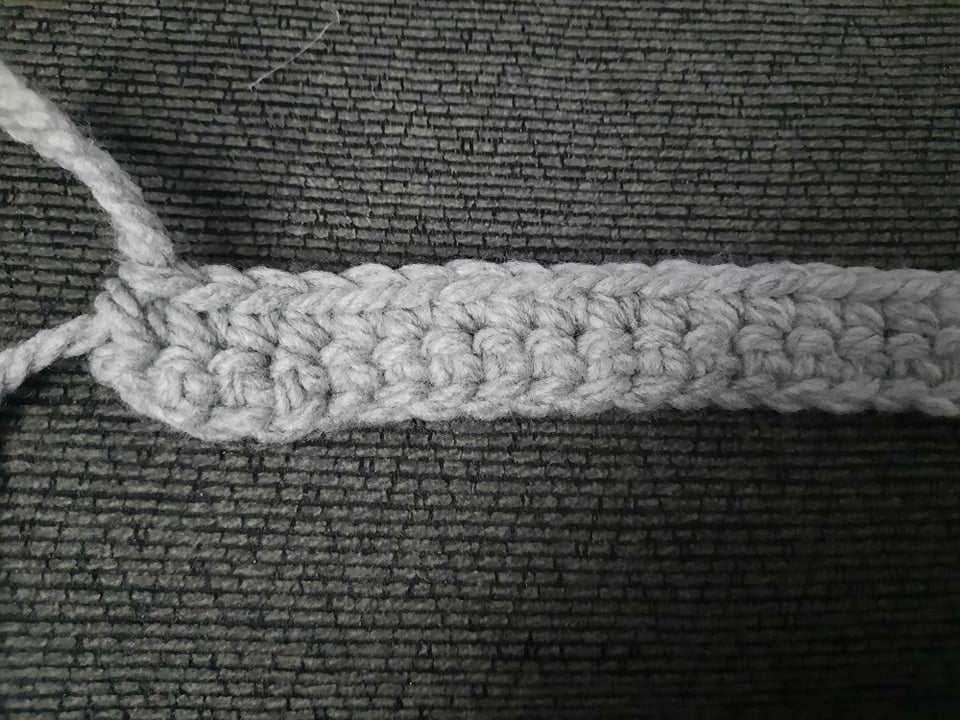
#> input picture haystack.png, 960 x 720 px
$ python main.py
#> lines starting #> are read from the running program, lines starting #| are printed output that depends on the picture
import cv2 as cv
from cv2 import rectangle
import numpy as np
import os


os.chdir(os.path.dirname(os.path.abspath(__file__)))

haystack_img =  cv.imread('haystack.png', cv.IMREAD_GRAYSCALE)
#> haystack_img: shape (720, 960); min 0, max 235, mean 73.7
needle_img =  cv.imread('needle.png', cv.IMREAD_GRAYSCALE)
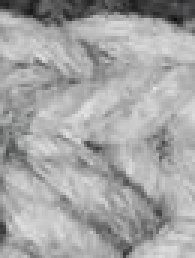
#> input picture needle.png, 65 x 86 px (shown 3 times larger)
#> needle_img: shape (86, 65); min 14, max 227, mean 164.7


needle_w = needle_img.shape[1]
#> needle_w = 65
needle_h = needle_img.shape[0]
#> needle_h = 86

result = cv.matchTemplate(haystack_img, needle_img, cv.TM_CCOEFF_NORMED)
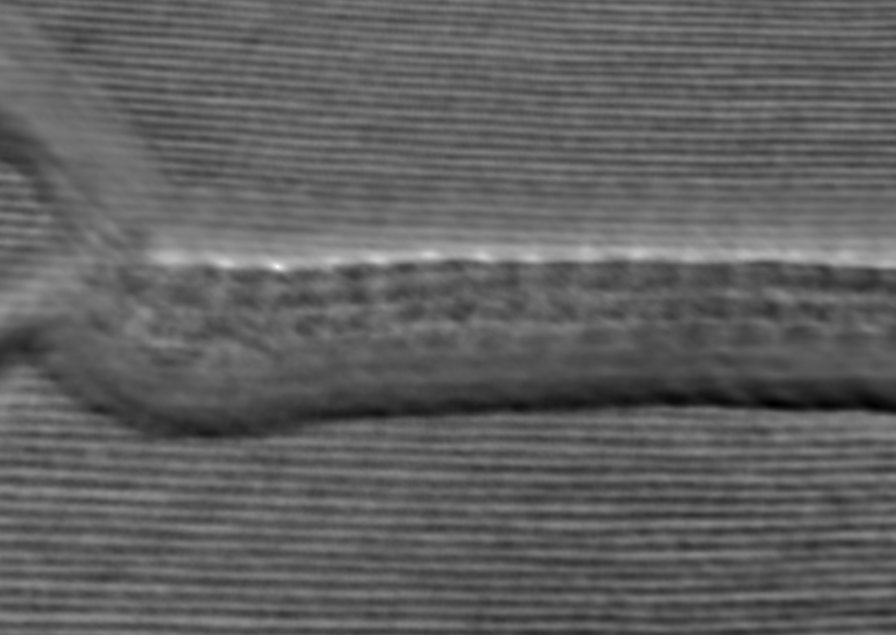
#> result: shape (635, 896) float32; min -0.645, max 1, mean -0.0235; drawn with min black and max white
cv.imshow('Result', result)
cv.waitKey()
print(result)
#> (printed output is left out)

threshold = 0.5

locations = np.where(result >= threshold)
#> locations = 1304 positions, rows 249 to 269, columns 163 to 887
locations = list(zip(*locations[::-1]))
#> locations = 1304 pairs, first value 163 to 887, second value 249 to 269
#print(locations)

rectangles = []

for loc in locations:
    rect = [int(loc[0]), int(loc[1]), needle_w, needle_h]
    rectangles.append(rect)
    rectangles.append(rect)
#> this loop made 1304 passes
#> rect on passes 1 to 3: [582, 249, 65, 86], [583, 249, 65, 86], [584, 249, 65, 86]
#> after the loop, rectangles = 2608 items, first 6: [582, 249, 65, 86], [582, 249, 65, 86], [583, 249, 65, 86], [583, 249, 65, 86], [584, 249, 65, 86], [584, 249, 65, 86]

rectangles, weights = cv.groupRectangles(rectangles, 1, 0.3)
#> rectangles = 15 rows, first 6: [586, 253, 65, 86], [638, 252, 65, 86], [428, 254, 65, 86], [482, 255, 65, 86], [745, 254, 65, 86], [377, 258, 65, 86]; weights = [148, 248, 278, 258, 92, 322, 82, 144, 56, 198, 288, 168, 4, 318, 4]

if len(rectangles):

    counting = 0
    for rectangle in rectangles:
        print (rectangle)
        counting+=1
#> this loop made 15 passes
#> rectangle on passes 1 to 12: [586, 253, 65, 86], [638, 252, 65, 86], [428, 254, 65, 86], [482, 255, 65, 86], [745, 254, 65, 86], [377, 258, 65, 86], [795, 255, 65, 86], [531, 257, 65, 86], [845, 256, 65, 86], [171, 258, 65, 86], [224, 262, 65, 86], [333, 260, 65, 86]
#| [586 253  65  86]
#| [638 252  65  86]
#| [428 254  65  86]
#| [482 255  65  86]
#| [745 254  65  86]
#| [377 258  65  86]
#| [795 255  65  86]
#| [531 257  65  86]
#> (further printed lines are left out)
#> after the loop, counting = 15
    print ("The number of stitches found: " , counting)
#| The number of stitches found:  15

    line_color = (0, 255, 0)
    line_type = cv.LINE_4

    for (x, y, w, h) in rectangles:
        top_left =  (x, y)
        bottom_right = (x + w, y + h)

        cv.rectangle(haystack_img, top_left, bottom_right, line_color, line_type)
#> this loop made 15 passes
#> (x, y, bottom_right) on passes 1 to 12: (586, 253, (651, 339)), (638, 252, (703, 338)), (428, 254, (493, 340)), (482, 255, (547, 341)), (745, 254, (810, 340)), (377, 258, (442, 344)), (795, 255, (860, 341)), (531, 257, (596, 343)), (845, 256, (910, 342)), (171, 258, (236, 344)), (224, 262, (289, 348)), (333, 260, (398, 346))
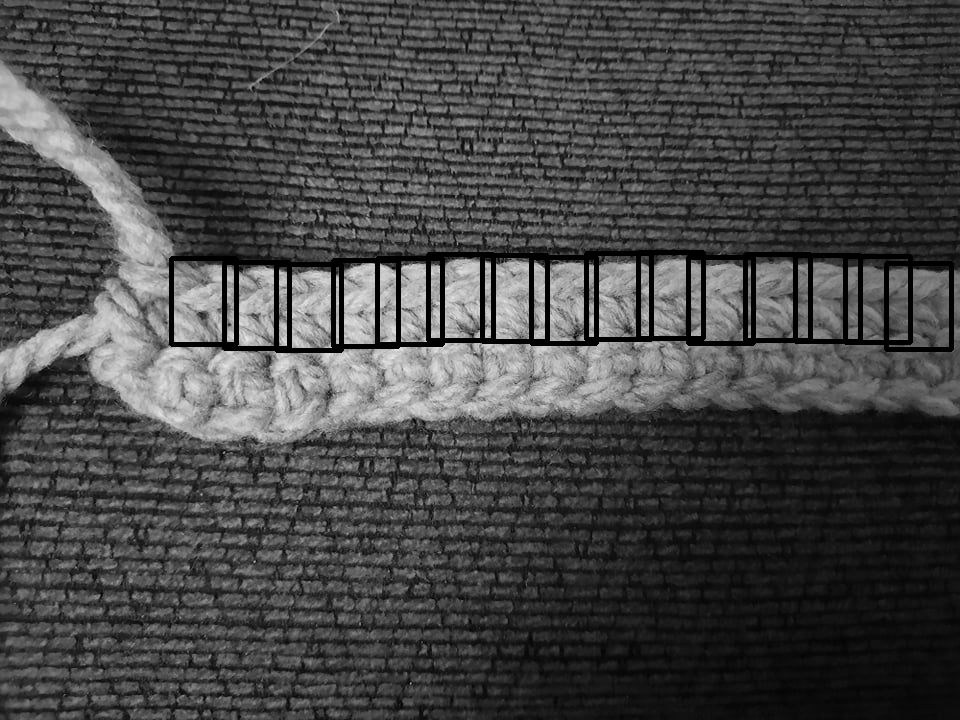
#> haystack_img: shape (720, 960); min 0, max 235, mean 70


    cv.imshow('Matches', haystack_img)
    cv.waitKey()

else:
    print('Stitches not found')
